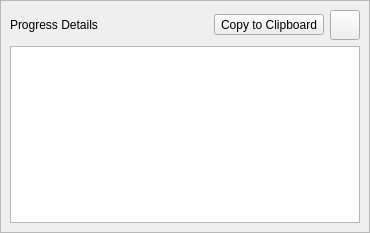
<?xml version="1.0" encoding="UTF-8"?>
<ui version="4.0">
 <class>ProgressDetailsWidget</class>
 <widget class="QWidget" name="ProgressDetailsWidget">
  <property name="geometry">
   <rect>
    <x>0</x>
    <y>0</y>
    <width>370</width>
    <height>233</height>
   </rect>
  </property>
  <property name="windowTitle">
   <string>Form</string>
  </property>
  <layout class="QVBoxLayout" name="verticalLayout">
   <property name="spacing">
    <number>0</number>
   </property>
   <property name="margin">
    <number>0</number>
   </property>
   <item>
    <widget class="QFrame" name="progress_frame">
     <property name="frameShape">
      <enum>QFrame::StyledPanel</enum>
     </property>
     <property name="frameShadow">
      <enum>QFrame::Raised</enum>
     </property>
     <layout class="QVBoxLayout" name="verticalLayout_2">
      <item>
       <layout class="QHBoxLayout" name="horizontalLayout">
        <item>
         <widget class="QLabel" name="progress_label">
          <property name="text">
           <string>Progress Details</string>
          </property>
         </widget>
        </item>
        <item>
         <widget class="QToolButton" name="copy_log_button">
          <property name="minimumSize">
           <size>
            <width>105</width>
            <height>0</height>
           </size>
          </property>
          <property name="toolTip">
           <string>&lt;html&gt;&lt;head/&gt;&lt;body&gt;&lt;p&gt;Open the publisher's log file. The log file is useful for deeper debugging of publish issues. For issues involving Flow Production Tracking Support, please include a copy of this file when submitting a support request. &lt;/p&gt;&lt;/body&gt;&lt;/html&gt;</string>
          </property>
          <property name="text">
           <string>Copy to Clipboard</string>
          </property>
          <property name="toolButtonStyle">
           <enum>Qt::ToolButtonTextOnly</enum>
          </property>
         </widget>
        </item>
        <item>
         <widget class="QToolButton" name="close">
          <property name="minimumSize">
           <size>
            <width>30</width>
            <height>30</height>
           </size>
          </property>
          <property name="maximumSize">
           <size>
            <width>30</width>
            <height>30</height>
           </size>
          </property>
          <property name="toolTip">
           <string>Close</string>
          </property>
          <property name="text">
           <string/>
          </property>
          <property name="icon">
           <iconset resource="resources.qrc">
            <normaloff>:/tk_multi_inhouse/cross.png</normaloff>:/tk_multi_inhouse/cross.png</iconset>
          </property>
          <property name="iconSize">
           <size>
            <width>30</width>
            <height>30</height>
           </size>
          </property>
         </widget>
        </item>
       </layout>
      </item>
      <item>
       <widget class="QTreeWidget" name="log_tree">
        <property name="accessibleName">
         <string>&lt;html&gt;&lt;head/&gt;&lt;body&gt;&lt;p&gt;Opens the log file for the current engine which will include log messages from the publisher. This file is extremely useful for deeper debugging and understanding of publish issues. A copy of this file should be included when submitting support requests to the Flow Production Tracking Support team.&lt;/p&gt;&lt;/body&gt;&lt;/html&gt;</string>
        </property>
        <property name="horizontalScrollMode">
         <enum>QAbstractItemView::ScrollPerItem</enum>
        </property>
        <property name="uniformRowHeights">
         <bool>true</bool>
        </property>
        <property name="wordWrap">
         <bool>true</bool>
        </property>
        <property name="columnCount">
         <number>2</number>
        </property>
        <attribute name="headerVisible">
         <bool>false</bool>
        </attribute>
        <attribute name="headerStretchLastSection">
         <bool>false</bool>
        </attribute>
        <column>
         <property name="text">
          <string notr="true">1</string>
         </property>
        </column>
        <column>
         <property name="text">
          <string notr="true">2</string>
         </property>
        </column>
       </widget>
      </item>
     </layout>
    </widget>
   </item>
  </layout>
 </widget>
 <resources>
  <include location="resources.qrc"/>
 </resources>
 <connections/>
</ui>
